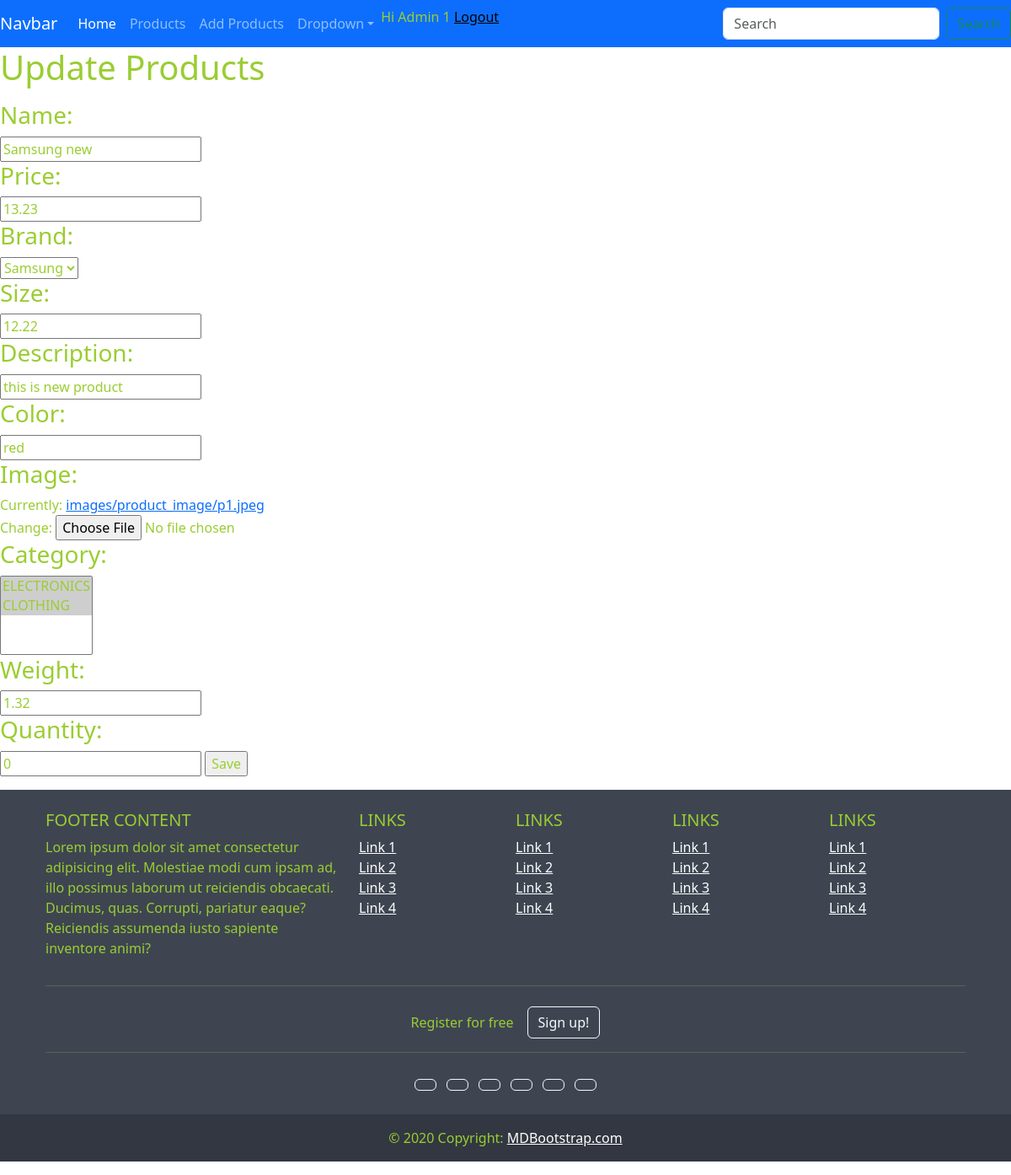
Page /product/update_product/7/ (signed in) on the committed database.
### product/models.py (models this page shows, shortened)
class Product(models.Model):
    name =  models.CharField(max_length=100)
    price = models.DecimalField(decimal_places=2,max_digits=10)
    brand = models.ForeignKey(Brand,on_delete=models.CASCADE,null=True)
    size = models.DecimalField(decimal_places=2,max_digits=4)
    description = models.CharField(max_length=500)
    color = models.CharField(max_length=20)
    image = models.ImageField(upload_to='images/product_image',default='images/product_image/p1.jpeg')
    category = models.ManyToManyField(Category)
    weight = models.DecimalField(decimal_places=2,max_digits=4)
    created_at = models.DateTimeField(auto_now_add=True)
    updated_at = models.DateTimeField(auto_now=True)
    quantity = models.IntegerField(default=0)

### product/views.py (the view, shortened to what this page needs)
# urls.py: path('update_product/<int:id>/',views.UpdateProduct.as_view(),name="update-product"),
class UpdateProduct(View):
    def get(self,request,id):
        data=get_object_or_404(Product,id=id)
        context ={
            'form':ProductForm(instance=data)
        }
        return render(request,'product/update_product.html',context)

### product/forms.py
class ProductForm(ModelForm):
    class Meta:
        model = Product
        fields = '__all__'

### product/models.py (called while the page is built)
    def __str__(self) -> str:
        return self.name

    def __str__(self) -> str:
        return self.name

### product/templates/product/update_product.html (shortened to what this page needs)
{% extends 'base.html' %}
{% block content %}
<h1>
            <p>Update Products</p>
        </h1>
        <form method="post" enctype="multipart/form-data" action="">
            {% for fields in form %}
           <h3 style=""> {{ fields.label_tag }}</h3>
            {{ fields }}
            {% endfor %}
            <input type="submit" value="Save"  >
        </form>
{% endblock %}

### templates/base.html (shortened to what this page needs)
{% load static %}
<!DOCTYPE html>
<html lang="en">
<head>
    <link rel="stylesheet" href="{% static 'css/style.css' %}">
    <link href="https://cdn.jsdelivr.net/npm/bootstrap@5.3.3/dist/css/bootstrap.min.css" rel="stylesheet">
</head>
<body>
    <nav>
<nav
    class="navbar navbar-expand-sm navbar-dark bg-primary"
>
    <a class="navbar-brand" href="#">Navbar</a>
    <div class="collapse navbar-collapse" id="collapsibleNavId">
        <ul class="navbar-nav me-auto mt-2 mt-lg-0">
            <li class="nav-item">
                <a class="nav-link active" href="/" aria-current="page"
                    >Home <span class="visually-hidden">(current)</span></a
                >
            </li>
            <li class="nav-item">
                <a class="nav-link" href="{% url 'show-product' %}">Products</a>
            </li> <li class="nav-item">
                <a class="nav-link" href="{% url 'add-product' %}">Add Products</a>
            </li>
            <li class="nav-item dropdown">
                <a
                    class="nav-link dropdown-toggle"
                    href="#"
                    id="dropdownId"
                    data-bs-toggle="dropdown"
                    aria-haspopup="true"
                    aria-expanded="false"
                    >Dropdown</a
                >
            </li>
            <li>
                {%if request.user.is_authenticated %}
  			            <span>Hi {{ request.user.username | title }} {{ request.session.user_type}}</span>
  			            <a href="{% url 'logout' %}" style="color: black;">Logout</a>
  		        {%else%}
  			            <a href="{% url 'login' 'login' %}" style="color: black;">Login/</a>
  			            <a href="{% url 'register' 'register' %}" style="color: black;">Register</a>
  		        {%endif%}
            </li>
        </ul>
        <form class="d-flex my-2 my-lg-0">
            <input
                class="form-control me-sm-2"
                type="text"
                placeholder="Search"
            />
            <button class="btn btn-outline-success my-2 my-sm-0" type="submit">
            </button>
        </form>
    </div>
</nav>
    </nav>
    <main>
{% block content %}
{% endblock %}
    </main>
    <div class="container-fluied my1 mt-auto py-3">
        <footer
                class="text-center text-lg-start text-white"
                style="background-color: #3e4551"
                >
          <div class="container p-4 pb-0">
            <section class="">
              <div class="row">
                <div class="col-lg-4 col-md-6 mb-4 mb-md-0">
                  <h5 class="text-uppercase">FOOTER CONTENT</h5>
                  <p>
                    Lorem ipsum dolor sit amet consectetur adipisicing elit.
                    Molestiae modi cum ipsam ad, illo possimus laborum ut
                    reiciendis obcaecati. Ducimus, quas. Corrupti, pariatur eaque?
                    Reiciendis assumenda iusto sapiente inventore animi?
                  </p>
                </div>
                <div class="col-lg-2 col-md-6 mb-4 mb-md-0">
                  <h5 class="text-uppercase">Links</h5>
                  <ul class="list-unstyled mb-0">
                    <li>
                      <a href="#!" class="text-white">Link 1</a>
                    </li>
                    <li>
                      <a href="#!" class="text-white">Link 2</a>
                    </li>
                    <li>
                      <a href="#!" class="text-white">Link 3</a>
                    </li>
                    <li>
                      <a href="#!" class="text-white">Link 4</a>
                    </li>
                  </ul>
                </div>
                <div class="col-lg-2 col-md-6 mb-4 mb-md-0">
                  <h5 class="text-uppercase">Links</h5>
                  <ul class="list-unstyled mb-0">
                    <li>
                      <a href="#!" class="text-white">Link 1</a>
                    </li>
                    <li>
                      <a href="#!" class="text-white">Link 2</a>
                    </li>
                    <li>
                      <a href="#!" class="text-white">Link 3</a>
                    </li>
                    <li>
                      <a href="#!" class="text-white">Link 4</a>
                    </li>
                  </ul>
                </div>
                <div class="col-lg-2 col-md-6 mb-4 mb-md-0">
                  <h5 class="text-uppercase">Links</h5>
                  <ul class="list-unstyled mb-0">
                    <li>
                      <a href="#!" class="text-white">Link 1</a>
                    </li>
                    <li>
                      <a href="#!" class="text-white">Link 2</a>
                    </li>
                    <li>
                      <a href="#!" class="text-white">Link 3</a>
                    </li>
                    <li>
                      <a href="#!" class="text-white">Link 4</a>
                    </li>
                  </ul>
                </div>
                <div class="col-lg-2 col-md-6 mb-4 mb-md-0">
                  <h5 class="text-uppercase">Links</h5>
                  <ul class="list-unstyled mb-0">
                    <li>
                      <a href="#!" class="text-white">Link 1</a>
                    </li>
                    <li>
                      <a href="#!" class="text-white">Link 2</a>
                    </li>
                    <li>
                      <a href="#!" class="text-white">Link 3</a>
                    </li>
                    <li>
                      <a href="#!" class="text-white">Link 4</a>
                    </li>
                  </ul>
                </div>
              </div>
            </section>
            <hr class="mb-4" />
            <section class="">
              <p class="d-flex justify-content-center align-items-center">
                <span class="me-3">Register for free</span>
                <button type="button" class="btn btn-outline-light btn-rounded">
                  Sign up!
                </button>
              </p>
            </section>
            <hr class="mb-4" />
            <section class="mb-4 text-center">
              <a
                 class="btn btn-outline-light btn-floating m-1"
                 href="#!"
                 role="button"
                 ></a>
              <a
                 class="btn btn-outline-light btn-floating m-1"
                 href="#!"
                 role="button"
                 ></a>
              <a
                 class="btn btn-outline-light btn-floating m-1"
                 href="#!"
                 role="button"
                 ></a>
              <a
                 class="btn btn-outline-light btn-floating m-1"
                 href="#!"
                 role="button"
                 ></a>
              <a
                 class="btn btn-outline-light btn-floating m-1"
                 href="#!"
                 role="button"
                 ></a>
              <a
                 class="btn btn-outline-light btn-floating m-1"
                 href="#!"
                 role="button"
                 ></a>
            </section>
          </div>
          <div
               class="text-center p-3"
               style="background-color: rgba(0, 0, 0, 0.2)"
               >
            © 2020 Copyright:
            <a class="text-white" href="https://mdbootstrap.com/"
               >MDBootstrap.com</a
              >
          </div>
        </footer>
      </div>
</body>
</html>

### static/css/style.css (style rules this page uses)
* { color:yellowgreen; }

### rows in the picture
Product: form "Samsung new" "13.23" "Samsung" "12.22" "this is new product" "red" "1.32" "0"

### other values in the picture
{{ request.user.username | title }} "Admin"
{{ request.session.user_type }} "1"
{{ fields.label_tag }} "Name:" "Price:" "Brand:" "Size:" "Description:" "Color:" "Image:" "Category:" "Weight:" "Quantity:"
